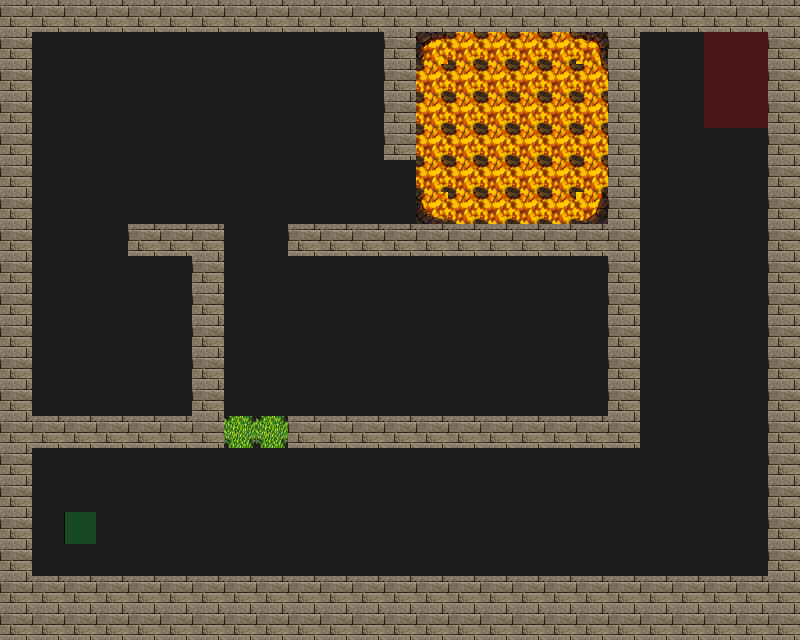

The image is a tile-based game level rendered from a .tmx file. Its description and complete source (layers, tilesets, objects, tile grids) follow:
An orthogonal 25x20 tile map with 32x32 px tiles, 4 tile layers (Road, Trap, Wall, Utility), 4 tilesets.

<map version="1.0" tiledversion="1.0.3" orientation="orthogonal" renderorder="right-down" width="25" height="20" tilewidth="32" tileheight="32" nextobjectid="1">
 <tileset firstgid="1" source="tilesets/meta.tsx" />
 <tileset firstgid="3" source="tilesets/road.tsx" />
 <tileset firstgid="4" source="tilesets/wallsandroofs.tsx" />
 <tileset firstgid="260" source="tilesets/traps.tsx" />
 <layer name="Road" width="25" height="20">
  <data encoding="csv">
3,3,3,3,3,3,3,3,3,3,3,3,3,3,3,3,3,3,3,3,3,3,3,3,3,
3,3,3,3,3,3,3,3,3,3,3,3,3,3,3,3,3,3,3,3,3,3,3,3,3,
3,3,3,3,3,3,3,3,3,3,3,3,3,3,3,3,3,3,3,3,3,3,3,3,3,
3,3,3,3,3,3,3,3,3,3,3,3,3,3,3,3,3,3,3,3,3,3,3,3,3,
3,3,3,3,3,3,3,3,3,3,3,3,3,3,3,3,3,3,3,3,3,3,3,3,3,
3,3,3,3,3,3,3,3,3,3,3,3,3,3,3,3,3,3,3,3,3,3,3,3,3,
3,3,3,3,3,3,3,3,3,3,3,3,3,3,3,3,3,3,3,3,3,3,3,3,3,
3,3,3,3,3,3,3,3,3,3,3,3,3,3,3,3,3,3,3,3,3,3,3,3,3,
3,3,3,3,3,3,3,3,3,3,3,3,3,3,3,3,3,3,3,3,3,3,3,3,3,
3,3,3,3,3,3,3,3,3,3,3,3,3,3,3,3,3,3,3,3,3,3,3,3,3,
3,3,3,3,3,3,3,3,3,3,3,3,3,3,3,3,3,3,3,3,3,3,3,3,3,
3,3,3,3,3,3,3,3,3,3,3,3,3,3,3,3,3,3,3,3,3,3,3,3,3,
3,3,3,3,3,3,3,3,3,3,3,3,3,3,3,3,3,3,3,3,3,3,3,3,3,
3,3,3,3,3,3,3,3,3,3,3,3,3,3,3,3,3,3,3,3,3,3,3,3,3,
3,3,3,3,3,3,3,3,3,3,3,3,3,3,3,3,3,3,3,3,3,3,3,3,3,
3,3,3,3,3,3,3,3,3,3,3,3,3,3,3,3,3,3,3,3,3,3,3,3,3,
3,3,3,3,3,3,3,3,3,3,3,3,3,3,3,3,3,3,3,3,3,3,3,3,3,
3,3,3,3,3,3,3,3,3,3,3,3,3,3,3,3,3,3,3,3,3,3,3,3,3,
3,3,3,3,3,3,3,3,3,3,3,3,3,3,3,3,3,3,3,3,3,3,3,3,3,
3,3,3,3,3,3,3,3,3,3,3,3,3,3,3,3,3,3,3,3,3,3,3,3,3
</data>
 </layer>
 <layer name="Trap" width="25" height="20">
  <data encoding="csv">
0,0,0,0,0,0,0,0,0,0,0,0,0,0,0,0,0,0,0,0,0,0,0,0,0,
0,0,0,0,0,0,0,0,0,0,0,0,0,432,417,417,417,417,433,0,0,0,0,0,0,
0,0,0,0,0,0,0,0,0,0,0,0,0,417,417,417,417,417,417,0,0,0,0,0,0,
0,0,0,0,0,0,0,0,0,0,0,0,0,417,417,417,417,417,417,0,0,0,0,0,0,
0,0,0,0,0,0,0,0,0,0,0,0,0,417,417,417,417,417,417,0,0,0,0,0,0,
0,0,0,0,0,0,0,0,0,0,0,0,0,417,417,417,417,417,417,0,0,0,0,0,0,
0,0,0,0,0,0,0,0,0,0,0,0,0,448,417,417,417,417,449,0,0,0,0,0,0,
0,0,0,0,0,0,0,0,0,0,0,0,0,0,0,0,0,0,0,0,0,0,0,0,0,
0,0,0,0,0,0,0,0,0,0,0,0,0,0,0,0,0,0,0,0,0,0,0,0,0,
0,0,0,0,0,0,0,0,0,0,0,0,0,0,0,0,0,0,0,0,0,0,0,0,0,
0,0,0,0,0,0,0,0,0,0,0,0,0,0,0,0,0,0,0,0,0,0,0,0,0,
0,0,0,0,0,0,0,0,0,0,0,0,0,0,0,0,0,0,0,0,0,0,0,0,0,
0,0,0,0,0,0,0,0,0,0,0,0,0,0,0,0,0,0,0,0,0,0,0,0,0,
0,0,0,0,0,0,0,267,267,0,0,0,0,0,0,0,0,0,0,0,0,0,0,0,0,
0,0,0,0,0,0,0,0,0,0,0,0,0,0,0,0,0,0,0,0,0,0,0,0,0,
0,0,0,0,0,0,0,0,0,0,0,0,0,0,0,0,0,0,0,0,0,0,0,0,0,
0,0,0,0,0,0,0,0,0,0,0,0,0,0,0,0,0,0,0,0,0,0,0,0,0,
0,0,0,0,0,0,0,0,0,0,0,0,0,0,0,0,0,0,0,0,0,0,0,0,0,
0,0,0,0,0,0,0,0,0,0,0,0,0,0,0,0,0,0,0,0,0,0,0,0,0,
0,0,0,0,0,0,0,0,0,0,0,0,0,0,0,0,0,0,0,0,0,0,0,0,0
</data>
 </layer>
 <layer name="Wall" width="25" height="20">
  <data encoding="csv">
69,69,69,69,69,69,69,69,69,69,69,69,69,69,69,69,69,69,69,69,69,69,69,69,69,
69,0,0,0,0,0,0,0,0,0,0,0,69,0,0,0,0,0,0,69,0,0,0,0,69,
69,0,0,0,0,0,0,0,0,0,0,0,69,0,0,0,0,0,0,69,0,0,0,0,69,
69,0,0,0,0,0,0,0,0,0,0,0,69,0,0,0,0,0,0,69,0,0,0,0,69,
69,0,0,0,0,0,0,0,0,0,0,0,69,0,0,0,0,0,0,69,0,0,0,0,69,
69,0,0,0,0,0,0,0,0,0,0,0,0,0,0,0,0,0,0,69,0,0,0,0,69,
69,0,0,0,0,0,0,0,0,0,0,0,0,0,0,0,0,0,0,69,0,0,0,0,69,
69,0,0,0,69,69,69,0,0,69,69,69,69,69,69,69,69,69,69,69,0,0,0,0,69,
69,0,0,0,0,0,69,0,0,0,0,0,0,0,0,0,0,0,0,69,0,0,0,0,69,
69,0,0,0,0,0,69,0,0,0,0,0,0,0,0,0,0,0,0,69,0,0,0,0,69,
69,0,0,0,0,0,69,0,0,0,0,0,0,0,0,0,0,0,0,69,0,0,0,0,69,
69,0,0,0,0,0,69,0,0,0,0,0,0,0,0,0,0,0,0,69,0,0,0,0,69,
69,0,0,0,0,0,69,0,0,0,0,0,0,0,0,0,0,0,0,69,0,0,0,0,69,
69,69,69,69,69,69,69,0,0,69,69,69,69,69,69,69,69,69,69,69,0,0,0,0,69,
69,0,0,0,0,0,0,0,0,0,0,0,0,0,0,0,0,0,0,0,0,0,0,0,69,
69,0,0,0,0,0,0,0,0,0,0,0,0,0,0,0,0,0,0,0,0,0,0,0,69,
69,0,0,0,0,0,0,0,0,0,0,0,0,0,0,0,0,0,0,0,0,0,0,0,69,
69,0,0,0,0,0,0,0,0,0,0,0,0,0,0,0,0,0,0,0,0,0,0,0,69,
69,69,69,69,69,69,69,69,69,69,69,69,69,69,69,69,69,69,69,69,69,69,69,69,69,
69,69,69,69,69,69,69,69,69,69,69,69,69,69,69,69,69,69,69,69,69,69,69,69,69
</data>
 </layer>
 <layer name="Utility" width="25" height="20">
  <data encoding="csv">
0,0,0,0,0,0,0,0,0,0,0,0,0,0,0,0,0,0,0,0,0,0,0,0,0,
0,0,0,0,0,0,0,0,0,0,0,0,0,0,0,0,0,0,0,0,0,0,1,1,0,
0,0,0,0,0,0,0,0,0,0,0,0,0,0,0,0,0,0,0,0,0,0,1,1,0,
0,0,0,0,0,0,0,0,0,0,0,0,0,0,0,0,0,0,0,0,0,0,1,1,0,
0,0,0,0,0,0,0,0,0,0,0,0,0,0,0,0,0,0,0,0,0,0,0,0,0,
0,0,0,0,0,0,0,0,0,0,0,0,0,0,0,0,0,0,0,0,0,0,0,0,0,
0,0,0,0,0,0,0,0,0,0,0,0,0,0,0,0,0,0,0,0,0,0,0,0,0,
0,0,0,0,0,0,0,0,0,0,0,0,0,0,0,0,0,0,0,0,0,0,0,0,0,
0,0,0,0,0,0,0,0,0,0,0,0,0,0,0,0,0,0,0,0,0,0,0,0,0,
0,0,0,0,0,0,0,0,0,0,0,0,0,0,0,0,0,0,0,0,0,0,0,0,0,
0,0,0,0,0,0,0,0,0,0,0,0,0,0,0,0,0,0,0,0,0,0,0,0,0,
0,0,0,0,0,0,0,0,0,0,0,0,0,0,0,0,0,0,0,0,0,0,0,0,0,
0,0,0,0,0,0,0,0,0,0,0,0,0,0,0,0,0,0,0,0,0,0,0,0,0,
0,0,0,0,0,0,0,0,0,0,0,0,0,0,0,0,0,0,0,0,0,0,0,0,0,
0,0,0,0,0,0,0,0,0,0,0,0,0,0,0,0,0,0,0,0,0,0,0,0,0,
0,0,0,0,0,0,0,0,0,0,0,0,0,0,0,0,0,0,0,0,0,0,0,0,0,
0,0,2,0,0,0,0,0,0,0,0,0,0,0,0,0,0,0,0,0,0,0,0,0,0,
0,0,0,0,0,0,0,0,0,0,0,0,0,0,0,0,0,0,0,0,0,0,0,0,0,
0,0,0,0,0,0,0,0,0,0,0,0,0,0,0,0,0,0,0,0,0,0,0,0,0,
0,0,0,0,0,0,0,0,0,0,0,0,0,0,0,0,0,0,0,0,0,0,0,0,0
</data>
 </layer>
</map>
